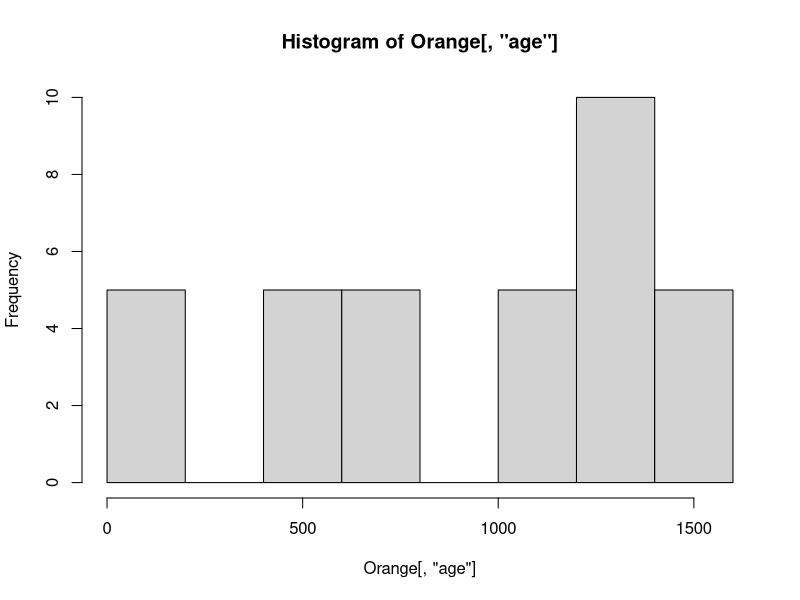
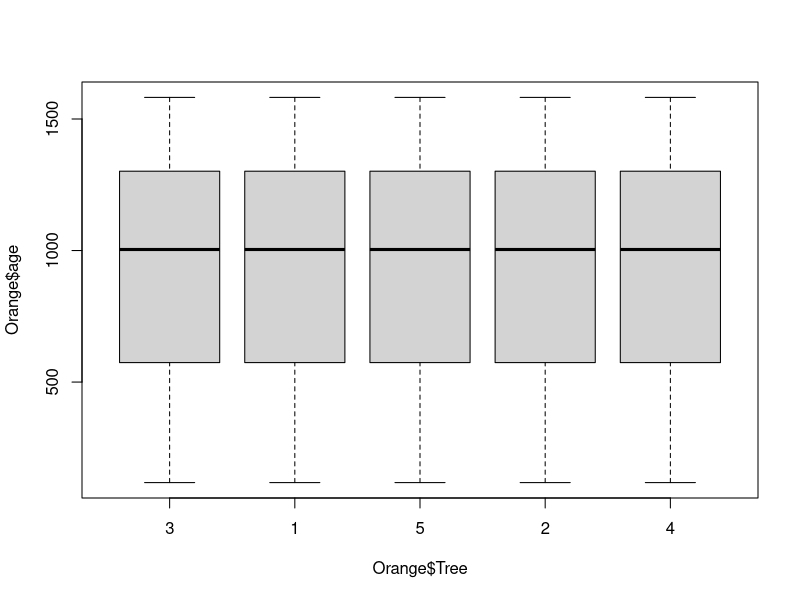
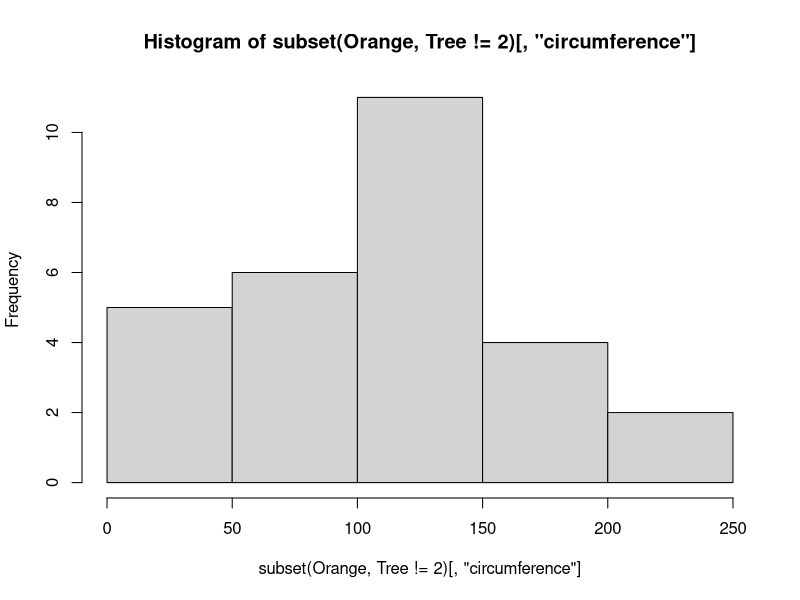
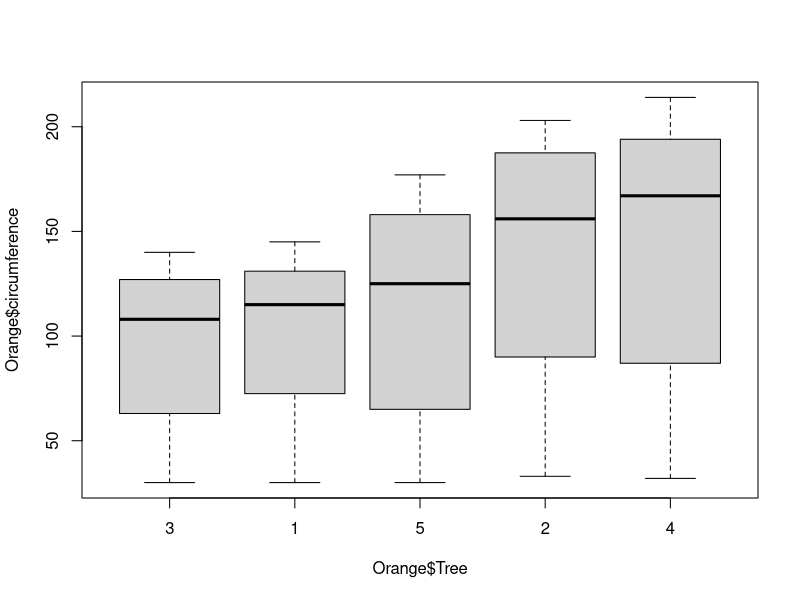

The R script that drew these images, in order:
# (1)
print(Orange[(1:10),])

# (2)
mean(Orange[, "age"])
median(Orange[, "age"])
mean(Orange[, "age"], trim = 0.15)
sd(Orange[, "age"])

# (3)
hist(Orange[, "age"])

# (4)
boxplot(Orange$age ~ Orange$Tree)

# (5) ?
mean(subset(Orange, Tree != 2)[, "circumference"])
median(subset(Orange, Tree != 2)[, "circumference"])
mean(subset(Orange, Tree != 2)[, "circumference"], trim = 0.15)
sd(subset(Orange, Tree != 2)[, "circumference"])

# (6) ?
hist(subset(Orange, Tree != 2)[, "circumference"])

# (7)
boxplot(Orange$circumference ~ Orange$Tree)
